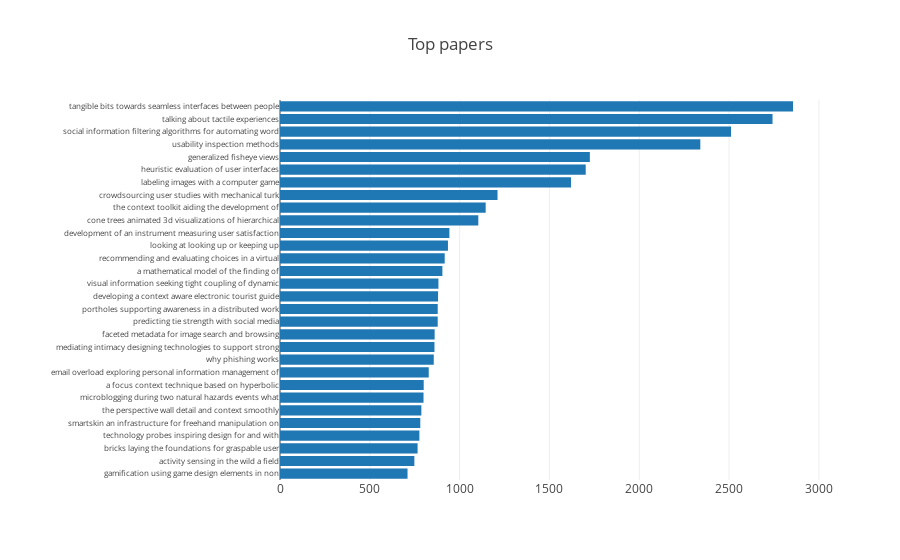

The code cell stored with this chart in its notebook:
### Markdown cell above
# Top papers

### Code cell
TOP_N = 30
top_papers = chi.sort_values('citationcount', ascending=False)[['papertitle', 'citationcount']][:TOP_N]

trace0 = go.Bar(x=top_papers.citationcount,
                y=top_papers.papertitle.map(lambda title: ' '.join(title.split(' ')[:7])),
                orientation = 'h')

layout = go.Layout(title='Top papers',
                   margin=dict(l=280),
                   yaxis=dict(tickfont=dict(size=8),
                              autorange='reversed'))

fig = go.Figure(data=[trace0], layout=layout)
plotly.offline.iplot(fig)
pio.write_image(fig, 'reports/images/chi_top_papers.png')

### Figure 1 — Plotly figure (JSON) as saved in the notebook; plotly's stock layout.template omitted (floating-point values rounded to 4 significant figures)
{"data": [{"orientation": "h", "type": "bar", "uid": "f4601fdd-02ac-4ffa-9790-b602c40b5d75", "x": [2856, 2742, 2511, 2340, 1725, 1702, 1620, 1211, 1145, 1104, 943, 935, 917, 904, 882, 880, 878, 878, 861, 860, 856, 828, 800, 799, 787, 781, 776, 766, 748, 710], "y": ["tangible bits towards seamless interfaces between people", "talking about tactile experiences", "social information filtering algorithms for automating word", "usability inspection methods", "generalized fisheye views", "heuristic evaluation of user interfaces", "labeling images with a computer game", "crowdsourcing user studies with mechanical turk", "the context toolkit aiding the development of", "cone trees animated 3d visualizations of hierarchical", "development of an instrument measuring user satisfaction", "looking at looking up or keeping up", "recommending and evaluating choices in a virtual", "a mathematical model of the finding of", "visual information seeking tight coupling of dynamic", "developing a context aware electronic tourist guide", "portholes supporting awareness in a distributed work", "predicting tie strength with social media", "faceted metadata for image search and browsing", "mediating intimacy designing technologies to support strong", "why phishing works", "email overload exploring personal information management of", "a focus context technique based on hyperbolic", "microblogging during two natural hazards events what", "the perspective wall detail and context smoothly", "smartskin an infrastructure for freehand manipulation on", "technology probes inspiring design for and with", "bricks laying the foundations for graspable user", "activity sensing in the wild a field", "gamification using game design elements in non"]}], "layout": {"margin": {"l": 280}, "title": {"text": "Top papers"}, "yaxis": {"autorange": "reversed", "tickfont": {"size": 8}}}}
